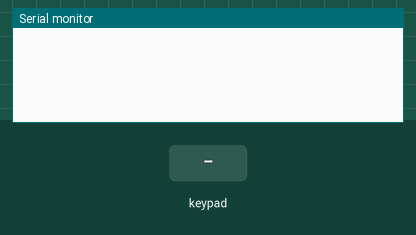
The sketch below on a simulated Arduino Uno, built with avr-gcc and run on an emulated ATmega328P. On the bench: the last lines printed to the serial monitor. The test bench sets the inputs (shaded band).

Above: at 1.2 s.
1.3 s: key '1' pressed
At 2.3 s:
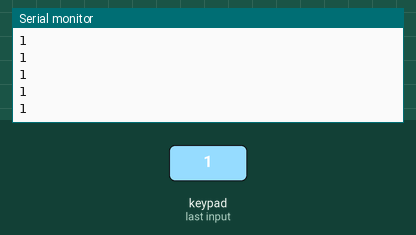
3.2 s: keypad keys 1 6 1 5 1 4 pressed 0.4 s apart
At 3.7 s:
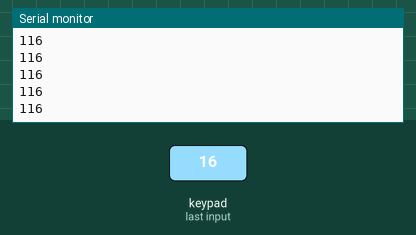
7.1 s: key '2' pressed
At 7.6 s:
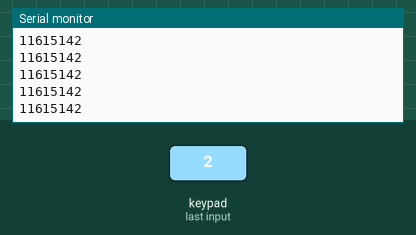
8.6 s: keypad keys 1 6 1 5 1 4 # pressed 0.4 s apart
At 12.1 s:
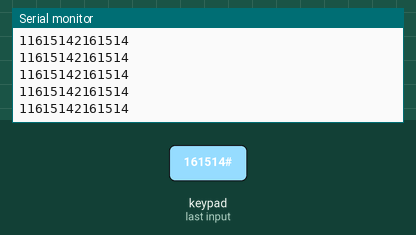
Timing chart, 0 to 13.6 s (numbered marks = the images above; inputs shaded):
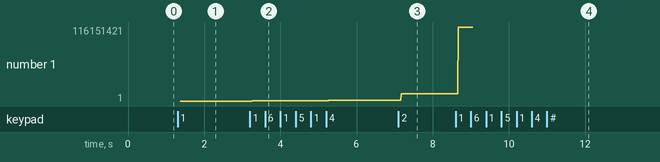

The sketch:

keyboard_project.ino
```cpp
#include "Keypad.h"
String entered = "";
char lastchar='\0';

const int rows = 3;
const int cols = 3;
char keymatrix[rows][cols] = {
  {'1','2','3'},
  {'4','5','6'},
  {'*','0','#'}
};
byte rowPins[rows] = {19,18,17}; //A0,A1,A2 as digital IO
byte colPins[cols] = {16,15,14}; //A3,A4,A5 as digital IO
Keypad keypad1 = Keypad( makeKeymap(keymatrix), rowPins, colPins, rows, cols );

void clearstring(){
  entered = "";
}

void enterpassword(){
  //I suppose Mahadevan has already implemented this
}

void forceappend(char character){
  entered.concat(character);
}

void tryappend(char character){
  if (character != entered[entered.length()-1]){
    entered.concat(character);
  }
}

void readKeypad(Keypad k){
  char key = k.getKey();
  if (lastchar=='\0'){
    switch(key){
      case '#':
        clearstring();
        break;
      case '*':
        enterpassword();
        break;
      case '\0': //Null character, no key was pressed
        break; //do nothing
      default:
        forceappend(key);
    }
  }
  lastchar = key;
}

void setup() {
  Serial.begin(9600);
}

void loop() {
  // put your main code here, to run repeatedly:
  readKeypad(keypad1);
  Serial.println(entered);
}
```

Measured:
- after the input at 1.3 s, the serial monitor: prints a new line after 0.07 s (image 1)
- after the input at 3.2 s, the serial monitor: prints a new line after 0.07 s (image 2)
- after the input at 7.1 s, the serial monitor: prints a new line after 0.07 s (image 3)
- after the input at 8.6 s, the serial monitor: prints a new line after 0.07 s (image 4)
- plotted number 1: 1 → 1161514 after the input at 3.2 s, 1161514 → 11615142 after the input at 7.1 s, 11615142 → 116151421 after the input at 8.6 s
